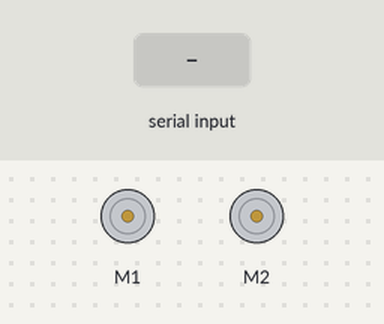
The sketch below on a simulated Arduino Uno, built with avr-gcc and run on an emulated ATmega328P. Parts: 2 × DC motor (green arrow = forward, orange = backward, longer = faster). The test bench sets the inputs (shaded band). What the sketch prints to the serial monitor is not drawn.

Above: at 1.2 s.
1.3 s: "1" received over the second serial link
At 2.3 s:
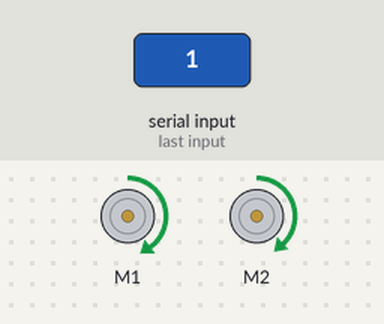
2.8 s: "2" received over the second serial link
At 3.5 s:
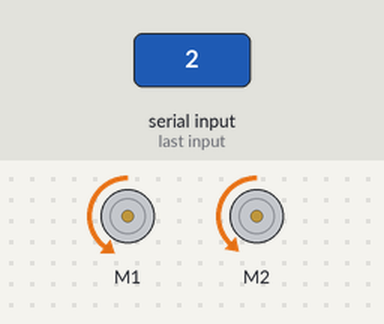
4.3 s: "0" received over the second serial link
At 4.6 s:
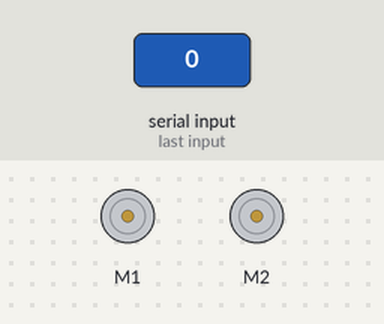
Timing chart, 0 to 7.3 s (numbered marks = the images above; inputs shaded):
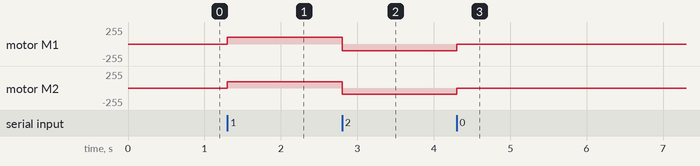

Measured:
- after the input at 1.3 s, motor M1: stopped → forward 100/255 at once; motor M2: stopped → forward 92/255 at once
- after the input at 2.8 s, motor M1: forward 100/255 → backward 100/255 at once; motor M2: forward 92/255 → backward 92/255 at once
- after the input at 4.3 s, motor M1: backward 100/255 → stopped at once; motor M2: backward 92/255 → stopped at once

The sketch:

bluetooth_robot.ino
```cpp
// (licence header left out)
#include "MeOrion.h"
#include <SoftwareSerial.h>

MeBluetooth bluetooth(PORT_5);

MeDCMotor motor3(M1);

MeDCMotor motor4(M2);
unsigned char command = 0;
uint8_t motorSpeed3 = 100;
uint8_t motorSpeed4 = 92;

void setup()
{
  Serial.begin(115200);
  bluetooth.begin(115200);    //The factory default baud rate is 115200
  Serial.println("Bluetooth Start!");
}

void loop()
{
  int readdata = 0,i = 0,count = 0;
  char outDat;
  if (bluetooth.available())
  {
    while((readdata = bluetooth.read()) != (int)-1)
    {
      command = readdata;
      delay(1);
    }

      Serial.write(command);
  }
  switch(command)
  {
  case('1'):
    forward();
    break;
  case('2'):
    backward();
    break;
  case('3'):
    turnleft();
    break;
  case('4'):
  turnright();
  break;
  default:
    stop();
  }

}

void forward(){
  motor3.run(motorSpeed3);
  motor4.run(motorSpeed4);
  }

void backward(){
  motor3.run(-motorSpeed3);
  motor4.run(-motorSpeed4);
  }
void turnright(){
  motor3.run(motorSpeed3);
  motor4.stop();
  }

void turnleft(){
  motor3.stop();
  motor4.run(motorSpeed4);
  }

void stop(){
  motor3.stop();
  motor4.stop();
  }
```
